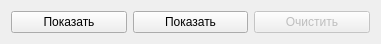
     <widget class="QWidget" name="horizontalLayoutWidget_13">
      <property name="geometry">
       <rect>
        <x>10</x>
        <y>490</y>
        <width>381</width>
        <height>41</height>
       </rect>
      </property>
      <layout class="QHBoxLayout" name="horizontalLayout_6">
       <item>
        <widget class="QPushButton" name="Show_Devices_btn">
         <property name="mouseTracking">
          <bool>false</bool>
         </property>
         <property name="tabletTracking">
          <bool>false</bool>
         </property>
         <property name="focusPolicy">
          <enum>Qt::NoFocus</enum>
         </property>
         <property name="acceptDrops">
          <bool>false</bool>
         </property>
         <property name="text">
          <string>Показать</string>
         </property>
        </widget>
       </item>
       <item>
        <widget class="QPushButton" name="Show_ports_btn">
         <property name="mouseTracking">
          <bool>false</bool>
         </property>
         <property name="tabletTracking">
          <bool>false</bool>
         </property>
         <property name="focusPolicy">
          <enum>Qt::NoFocus</enum>
         </property>
         <property name="acceptDrops">
          <bool>false</bool>
         </property>
         <property name="text">
          <string>Показать</string>
         </property>
        </widget>
       </item>
       <item>
        <widget class="QPushButton" name="Clear_btn_3">
         <property name="enabled">
          <bool>false</bool>
         </property>
         <property name="text">
          <string>Очистить</string>
         </property>
        </widget>
       </item>
      </layout>
     </widget>
